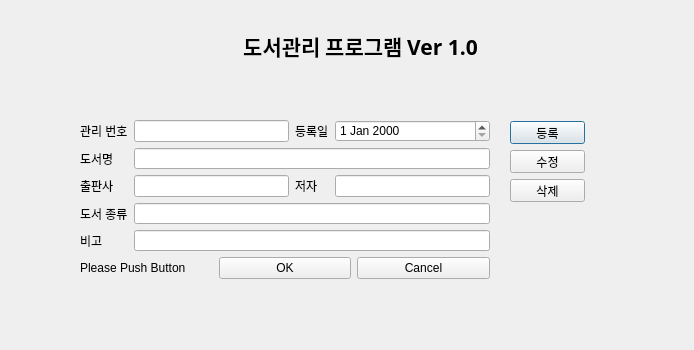
<?xml version="1.0" encoding="UTF-8"?>
<ui version="4.0">
 <class>Dialog</class>
 <widget class="QDialog" name="Dialog">
  <property name="geometry">
   <rect>
    <x>0</x>
    <y>0</y>
    <width>694</width>
    <height>350</height>
   </rect>
  </property>
  <property name="windowTitle">
   <string>Dialog</string>
  </property>
  <widget class="QLabel" name="label">
   <property name="geometry">
    <rect>
     <x>230</x>
     <y>0</y>
     <width>261</width>
     <height>91</height>
    </rect>
   </property>
   <property name="font">
    <font>
     <family>맑은 고딕</family>
     <pointsize>16</pointsize>
     <weight>75</weight>
     <bold>true</bold>
    </font>
   </property>
   <property name="text">
    <string>도서관리 프로그램 Ver 1.0</string>
   </property>
   <property name="alignment">
    <set>Qt::AlignCenter</set>
   </property>
  </widget>
  <widget class="QPushButton" name="btn_add">
   <property name="geometry">
    <rect>
     <x>510</x>
     <y>121</y>
     <width>75</width>
     <height>23</height>
    </rect>
   </property>
   <property name="text">
    <string>등록</string>
   </property>
  </widget>
  <widget class="QPushButton" name="btn_modify">
   <property name="geometry">
    <rect>
     <x>510</x>
     <y>150</y>
     <width>75</width>
     <height>23</height>
    </rect>
   </property>
   <property name="text">
    <string>수정</string>
   </property>
  </widget>
  <widget class="QPushButton" name="btn_delete">
   <property name="geometry">
    <rect>
     <x>510</x>
     <y>179</y>
     <width>75</width>
     <height>23</height>
    </rect>
   </property>
   <property name="text">
    <string>삭제</string>
   </property>
  </widget>
  <widget class="QWidget" name="">
   <property name="geometry">
    <rect>
     <x>80</x>
     <y>120</y>
     <width>410</width>
     <height>159</height>
    </rect>
   </property>
   <layout class="QVBoxLayout" name="verticalLayout">
    <item>
     <layout class="QGridLayout" name="gridLayout">
      <item row="0" column="0">
       <widget class="QLabel" name="label_2">
        <property name="text">
         <string>관리 번호</string>
        </property>
       </widget>
      </item>
      <item row="0" column="1">
       <widget class="QLineEdit" name="lineEdit_bookId"/>
      </item>
      <item row="0" column="2">
       <widget class="QLabel" name="label_3">
        <property name="text">
         <string>등록일</string>
        </property>
       </widget>
      </item>
      <item row="1" column="0">
       <widget class="QLabel" name="label_4">
        <property name="text">
         <string>도서명</string>
        </property>
       </widget>
      </item>
      <item row="1" column="1" colspan="3">
       <widget class="QLineEdit" name="lineEdit_bookName"/>
      </item>
      <item row="2" column="0">
       <widget class="QLabel" name="label_5">
        <property name="text">
         <string>출판사</string>
        </property>
       </widget>
      </item>
      <item row="2" column="1">
       <widget class="QLineEdit" name="lineEdit_bookPublisher"/>
      </item>
      <item row="2" column="2">
       <widget class="QLabel" name="label_6">
        <property name="text">
         <string>저자</string>
        </property>
       </widget>
      </item>
      <item row="2" column="3">
       <widget class="QLineEdit" name="lineEdit_bookAuthor"/>
      </item>
      <item row="3" column="0">
       <widget class="QLabel" name="label_7">
        <property name="text">
         <string>도서 종류</string>
        </property>
       </widget>
      </item>
      <item row="3" column="1" colspan="3">
       <widget class="QLineEdit" name="lineEdit_bookCat"/>
      </item>
      <item row="4" column="0">
       <widget class="QLabel" name="label_8">
        <property name="text">
         <string>비고</string>
        </property>
       </widget>
      </item>
      <item row="4" column="1" colspan="3">
       <widget class="QLineEdit" name="lineEdit_bookEtc"/>
      </item>
      <item row="0" column="3">
       <widget class="QDateEdit" name="dateEdit"/>
      </item>
     </layout>
    </item>
    <item>
     <layout class="QHBoxLayout" name="horizontalLayout">
      <item>
       <widget class="QLabel" name="label_9">
        <property name="text">
         <string>Please Push Button</string>
        </property>
       </widget>
      </item>
      <item>
       <widget class="QPushButton" name="btn_ok">
        <property name="text">
         <string>OK</string>
        </property>
       </widget>
      </item>
      <item>
       <widget class="QPushButton" name="btn_cancel">
        <property name="text">
         <string>Cancel</string>
        </property>
       </widget>
      </item>
     </layout>
    </item>
   </layout>
  </widget>
 </widget>
 <resources/>
 <connections/>
</ui>
